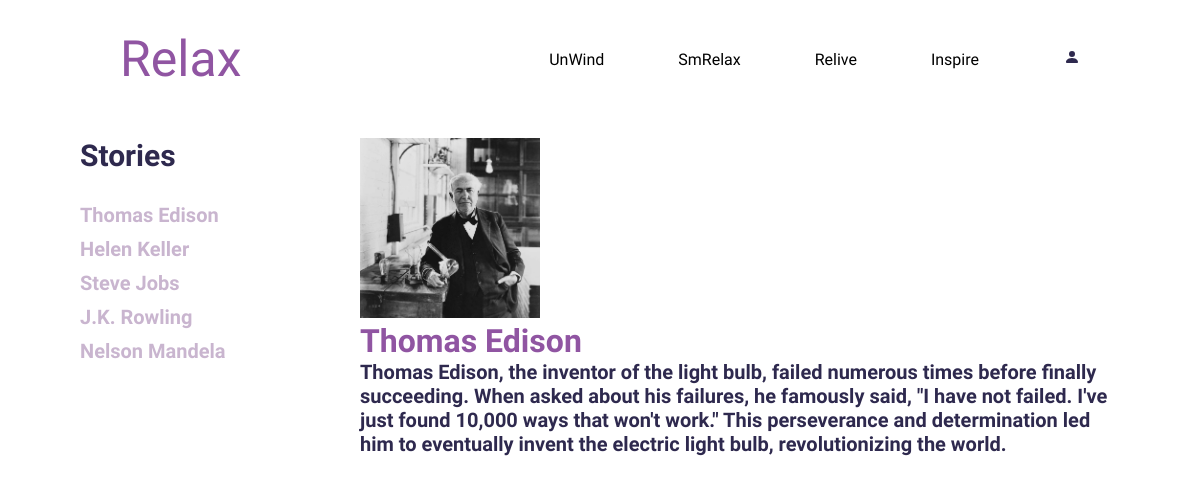
The app's page /inspire/ with its own data.
### Inspire/models.py (models this page shows, shortened)
class Story(models.Model):
    p_id = models.IntegerField(primary_key=True)
    p_name = models.CharField(max_length=100)
    stories = models.TextField()
    pic = models.FileField(upload_to='img')

### Inspire/views.py (the view)
# urls.py: path('',views.inspire )
def inspire(request):
    story_id = request.GET.get('story_id')
    if story_id:
        info = Story.objects.filter(p_id=story_id)
    else:
        info = Story.objects.filter(p_id=1)
    story= Story.objects.all()
    context={'story' : story, 'info' : info}
    return render(request, 'Inspire/inspire.html',context)

### Inspire/templates/Inspire/inspire.html (shortened to what this page needs)
<!DOCTYPE html>
<html lang="en">
<head>
    {% load static %}
    <link rel="stylesheet" href="{% static 'css/IN.css' %}">
</head>
<body>
    <div class="main">
        <div class="navbar">
            <a href="/" class="logo">Relax</a>
            <ul>
                <li><a href="/unwind">UnWind</a></li>
                <li><a href="#">SmRelax</a></li>
                <li><a href="/relive">Relive</a></li>
                <li><a href="#">Inspire</a></li>
            </ul>
            <div class="navbar-icon">
                <a href="#">
                    <svg xmlns="http://www.w3.org/2000/svg" width="16" height="16" fill="currentColor" class="bi bi-person-fill" viewBox="0 0 16 16">
                    <path d="M3 14s-1 0-1-1 1-4 6-4 6 3 6 4-1 1-1 1zm5-6a3 3 0 1 0 0-6 3 3 0 0 0 0 6"/>
                    </svg></a>
            </div>
        </div>
    </div>
    <div class="banner">
        <div class="left">
            <h1 class=>Stories</h1>
            <div class="list">
            {% for i in story %}
            <h4><a href="?story_id={{ i.p_id }}"><h4>{{ i.p_name }}</h4></a></h4>
            {% endfor %}
            </div>
        </div>
        <div class="right">
            <div class="info">
                {% for j in info %}
                <img src="{{ j.pic.url }}" alt="Pic">
                <h2>{{ j.p_name }}</h2>
                <h4>{{ j.stories }}</h4>
                {% endfor %}
            </div>
        </div>
    </div>
</body>
</html>

### static/css/IN.css (style rules this page uses)
* { margin: 0; padding: 0; font-family: 'Dosis', sans-serif; color: #2E294E; }
.logo { text-decoration: none; color: #9055A2; font-family: Great Vibes; font-size: 50px; font-style: normal; font-weight: 400; line-height: normal; }
.main { width: 80%; margin: auto; }
.navbar { margin: 30px auto; display: flex; align-items: center; }
ul { flex: 1; text-align: right; }
ul li { display: inline-block; list-style: none; margin: 0 25px; }
ul li a { text-decoration: none; color: black; padding: 0 10px; position: relative; }
ul li a::after { content: ''; width: 0%; height: 10px; background: #9055A2; position: absolute; left: 50%; transform: translateX(-50%); top:-55px; transition: 0.3s; }
.navbar-icon { margin-left: 50px; }
.navbar-icon svg { height: 30px; }
.banner { display: flex; margin-top: 50px; }
.left,.right { flex-basis: 30%; }

### Inspire/templates/Inspire/inspire.html (style rules this page uses)
.banner .left h1 { font-size: 30px; margin: 0px 0px 0px 80px; }
.list { margin: 30px 0px 0px 80px; }
.list h4 a { text-decoration: none; }
.list h4 a h4 { font-size: 20px; padding-bottom: 10px; color: #c9b5cf; cursor: pointer; display: flex; align-items: center; transition: .3s linear; }
.info { margin: auto; width: 750px; padding: 0px; }
.info img { height: 180px; }
.info h2 { color: #9055A2; font-size: 32px; }
.info h4 { font-size: 20px; }

### records on screen
Story: p_name "Thomas Edison", pic (picture), stories "Thomas Edison, the inventor of the light bulb, failed numerous times before finally succeeding. When asked about his failures, he famously said, \"I have not failed. I've just found 10,000 ways that won't work.\" This perseverance and determination led him to eventually invent the electric light bulb, revolutionizing the world."
Story: p_name "Helen Keller"
Story: p_name "Steve Jobs"
Story: p_name "J.K. Rowling"
Story: p_name "Nelson Mandela"
